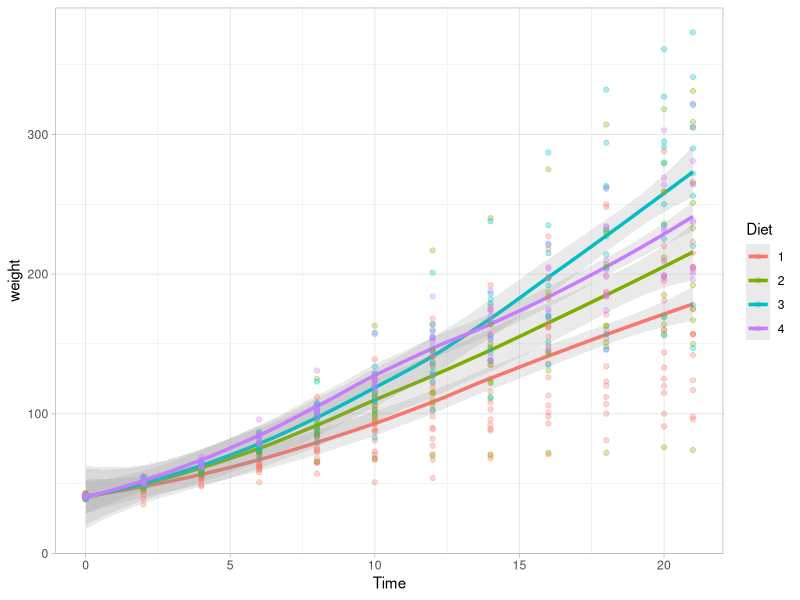
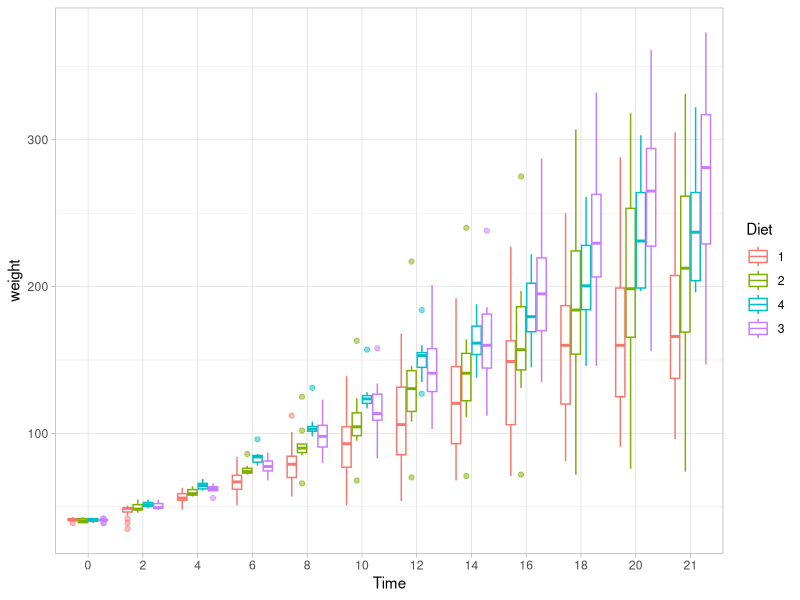
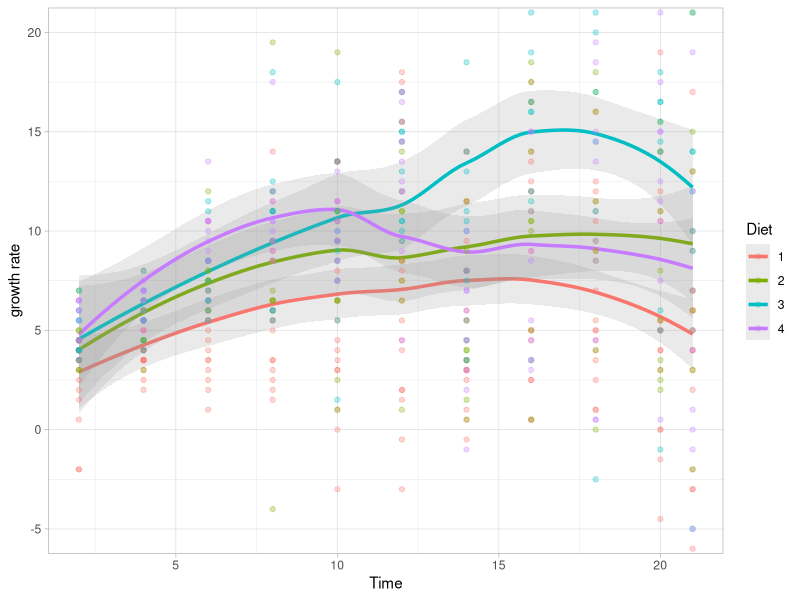
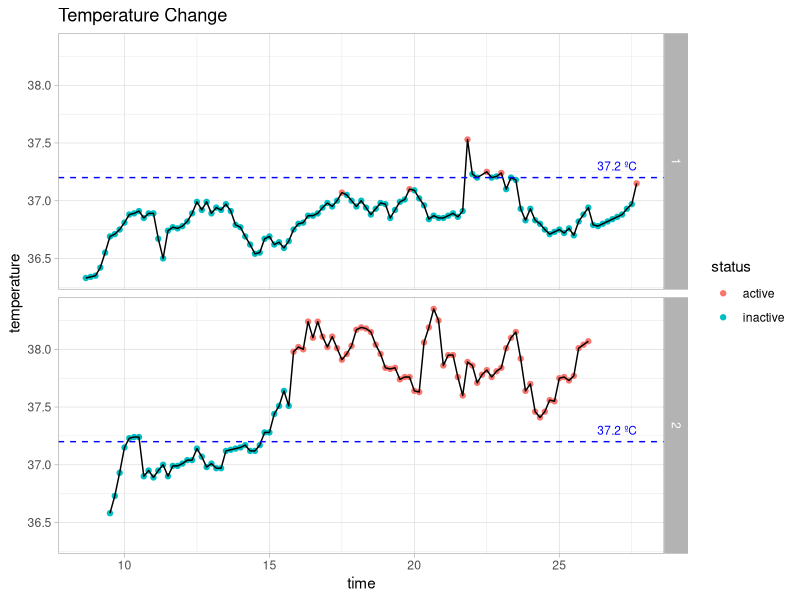
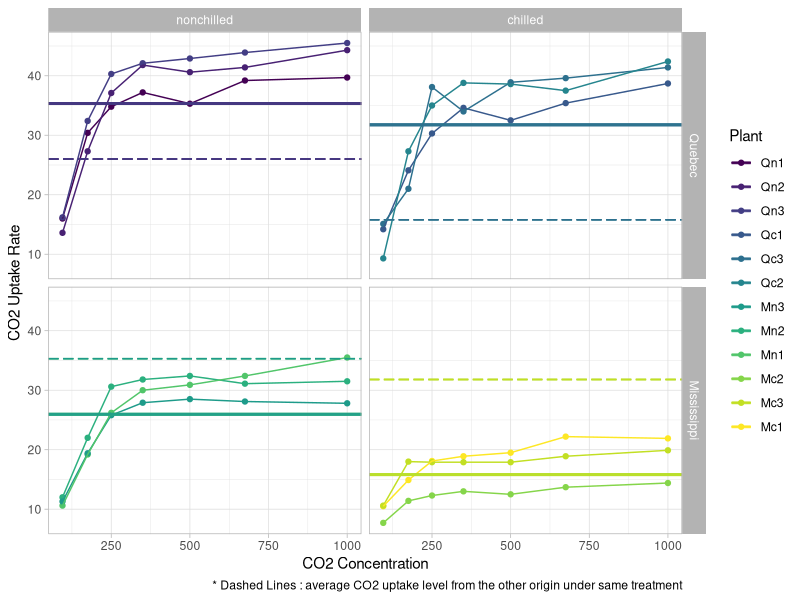
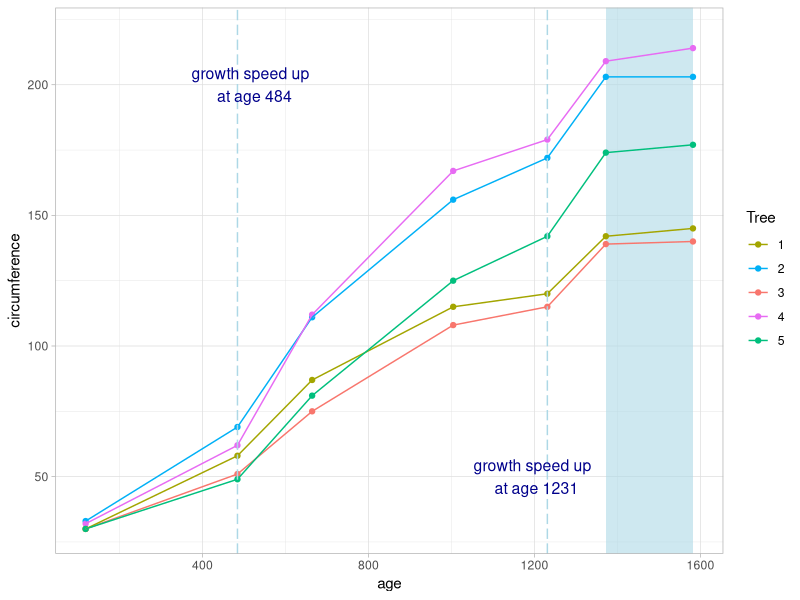

Source code (R) for these figures, in order:
## ---- chunk 1
library(ggplot2)
library(tidyverse)
library(knitr)
library(kableExtra)
## ---- chunk 2
    cw <- as.tibble(ChickWeight)
## ---- chunk 3
    cw %>%
      ggplot() +
      geom_smooth(aes(x = Time, y = weight, col = Diet), alpha = 0.2, size = 1.2, method = "loess") +
      geom_point(aes(x = Time, y = weight, col = Diet), alpha = 0.3) +
      # labs(title = "Growth Trend of Each Diet Type") +
      theme_light()
## ---- chunk 4
    cw %>% 
      ggplot(aes(x = as.factor(Time), y = weight)) +
      geom_boxplot(aes(col = reorder(Diet, weight, fun = median)), outlier.alpha = 0.5) +
      xlab("Time") + 
      labs(col = "Diet") +
      theme_light()
## ---- chunk 5
    cw %>%
      group_by(Chick) %>%
      mutate(pre.weight = lag(weight), pre.time = lag(Time), grow.rate = (weight- pre.weight)/(Time - pre.time)) %>%
      filter(!is.na(pre.weight) & !is.na(pre.weight)) %>%
      ungroup() %>%
      ggplot() +
      geom_smooth(aes(x = Time, y = grow.rate, col = Diet), alpha = 0.2, size = 1.2, method = "loess") +
      geom_point(aes(x = Time, y = grow.rate, col = Diet), alpha = .3) +
      coord_cartesian(ylim = c(-5, 20)) +
      ylab("growth rate") +
      #labs(title = "Growth Rate over Time Within Each Diet Type") +
      theme_light()
## ---- chunk 6
    cw.1 <- cw %>%
      group_by(Diet, Time) %>% 
      summarise(WeightMean = round(mean(weight), 2)) %>%
      spread(key = Time, value = WeightMean) %>%
      mutate(name = "Mean") %>%
      select(Diet, name, everything()) 
      
    cw.2 <- cw %>%
      group_by(Diet, Time) %>% 
      summarise(WeightSd = round(sd(weight), 2)) %>%
      spread(key = Time, value = WeightSd) %>%
      mutate(name = "StandardDeviation") %>%
      select(Diet, name, everything()) 
    
    rbind(cw.1, cw.2) %>%
      arrange(Diet) %>% 
      ungroup() %>%
      select(-Diet) %>%
      kable(col.names = c("", seq(0, 20, by= 2), 21), caption = "Table 1: Mean and Standard Deviation on Diet Type and Measurement Day") %>%
      kable_styling(bootstrap_options = c("striped", "hover"), full_width = F) %>%
      group_rows("Diet 1", 1, 2) %>%
      group_rows("Diet 2", 3, 4) %>%
      group_rows("Diet 3", 5, 6) %>%
      group_rows("Diet 4", 7, 8) %>%
      add_header_above(c("Diet Type", "Measurement Day" = 12))
## ---- chunk 7
    beaver1 <- as.tibble(beaver1)
    beaver1 <- beaver1 %>% mutate(beaver = 1)
    beaver2 <- as.tibble(beaver2)
    beaver2 <- beaver2 %>% mutate(beaver = 2)
    beaver <- rbind(beaver1, beaver2)
## ---- chunk 8
    beaver %>%
      mutate(hour = (time %/% 100),
             minute = (time %% 100),
             activ.1 = factor(ifelse(activ == 1, 0, 1),levels = c(0, 1),labels = c("active", "inactive")),
             time = case_when(beaver == 1 ~ hour + minute/60 + (day - 346)*24,
                              beaver == 2 ~ hour + minute/60 + (day - 307)*24)) %>%
      ggplot() +
      geom_point(aes(x = time, y = temp, col = as.factor(activ.1))) +
      geom_line(aes(x = time, y = temp)) +
      geom_hline(yintercept = 37.2, col = "blue", linetype = 2) +
      annotate("text", label = "37.2 ºC", x = 27, y = 37.3, size = 3, col = "blue") +
      theme_light() +
      facet_grid(beaver ~ . ) +
      labs(title = "Temperature Change", col = "status") +
      ylab("temperature")
## ---- chunk 9
    beaver %>%
      mutate(activ.1 = factor(ifelse(activ == 1, 0, 1),levels = c(0, 1),labels = c("active", "inactive"))) %>%
      group_by(beaver, activ.1) %>% 
      summarise(mean = mean(temp)) %>%
      mutate(mean = round(mean, 2)) %>%
      rename(Beaver = beaver,
             ActivityStatus = activ.1,
             AverageTemperature = mean) %>%
      kable(caption = "Table 2: \n Average Temperature of Beaver Active and Inactive") %>%
      kable_styling(full_width = FALSE, bootstrap_options = c("striped", "hover"))
## ---- chunk 10
    CO2 <- as.tibble(CO2)
## ---- chunk 11
    CO2 %>%
      group_by(Type, Treatment) %>%
      mutate(mean = mean(uptake),
             com = case_when(Type == "Quebec" & Treatment == "nonchilled" ~ 26.0,
                             Type == "Mississippi" & Treatment == "nonchilled" ~ 35.3,
                             Type == "Quebec" & Treatment == "chilled" ~ 15.8,
                             Type == "Mississippi" & Treatment == "chilled" ~ 31.8)) %>% 
      ggplot() +
      geom_point(aes(x = conc, y = uptake, col = Plant)) +
      geom_line(aes(x = conc, y = uptake, col = Plant)) +
      facet_grid(Type ~ Treatment) +
      geom_hline(aes(yintercept = mean, col = Plant), size = 1, alpha = 0.8) +
      geom_hline(aes(yintercept = com, col = Plant), linetype = "longdash") + 
      theme_light() +
      labs(caption = "* Dashed Lines : average CO2 uptake level from the other origin under same treatment") +
      xlab("CO2 Concentration") +
      ylab("CO2 Uptake Rate")
## ---- chunk 12
    CO2 %>%
      group_by(Type, Treatment, conc) %>%
      summarise(mean.rt = mean(uptake)) %>%
      arrange(Type, Treatment, conc) %>%
      mutate(mean.rt = round(mean.rt, 2)) %>%
      spread(key = conc, value = mean.rt) %>%
      kable(caption = "Table 3: CO2 Uptook by Grass Plants under Different CO2 density") %>%
      kable_styling(bootstrap_options = c("striped", "hover"))
## ---- chunk 13
    data("Orange")
    Orange <- as.tibble(Orange)
## ---- chunk 14
    Orange %>%
    ggplot() +
      annotate("rect", xmin = 1372, xmax = 1582, ymin = 20, ymax = 20 + max(filter(Orange, age == 1582)$circumference), alpha = .6, fill = "lightblue") +
      geom_point(aes(age, circumference, col = Tree)) +
      # geom_smooth(aes(age, circumference)) +
      geom_line(aes(age,circumference, col = Tree)) +
      geom_vline(xintercept = 484, linetype = "longdash", col = "lightblue") +
      geom_vline(xintercept = 1231, linetype = "longdash", col = "lightblue") +
      scale_color_discrete(breaks=c("1","2","3","4","5")) +
      annotate("text", x = 520, y = 200, label = "growth speed up \n at age 484", col = "darkblue", parse = F, size = 4) +
      annotate("text", x = 1200, y = 50, label = "growth speed up \n at age 1231", col = "darkblue", parse = F, size = 4) +
      coord_cartesian(ylim = c(30, 220))  +
      labs(col = "Tree") +
      theme_light()
## ---- chunk 15
    Orange %>%
      rename(Age = age) %>%
      group_by(Age) %>%
      summarise(AveCircumference = mean(circumference)) %>%
      kable(caption = "Table 4: Average Orange Tree Circumference over Age") %>%
      kable_styling(full_width = FALSE, bootstrap_options = c("striped", "hover"))
